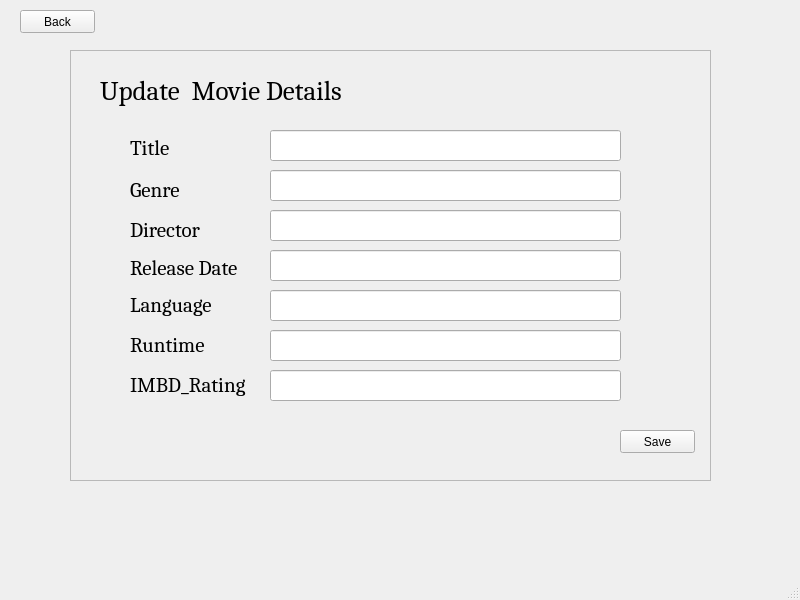
<?xml version="1.0" encoding="UTF-8"?>
<ui version="4.0">
 <class>MainWindow</class>
 <widget class="QMainWindow" name="MainWindow">
  <property name="geometry">
   <rect>
    <x>0</x>
    <y>0</y>
    <width>800</width>
    <height>600</height>
   </rect>
  </property>
  <property name="windowTitle">
   <string>MainWindow</string>
  </property>
  <widget class="QWidget" name="centralwidget">
   <widget class="QFrame" name="frame">
    <property name="geometry">
     <rect>
      <x>70</x>
      <y>50</y>
      <width>641</width>
      <height>431</height>
     </rect>
    </property>
    <property name="frameShape">
     <enum>QFrame::StyledPanel</enum>
    </property>
    <property name="frameShadow">
     <enum>QFrame::Raised</enum>
    </property>
    <widget class="QLabel" name="label">
     <property name="geometry">
      <rect>
       <x>30</x>
       <y>20</y>
       <width>281</width>
       <height>41</height>
      </rect>
     </property>
     <property name="font">
      <font>
       <family>Cambria</family>
       <pointsize>20</pointsize>
      </font>
     </property>
     <property name="text">
      <string>Update  Movie Details</string>
     </property>
    </widget>
    <widget class="QLineEdit" name="title">
     <property name="geometry">
      <rect>
       <x>200</x>
       <y>80</y>
       <width>351</width>
       <height>31</height>
      </rect>
     </property>
    </widget>
    <widget class="QLineEdit" name="genre">
     <property name="geometry">
      <rect>
       <x>200</x>
       <y>120</y>
       <width>351</width>
       <height>31</height>
      </rect>
     </property>
    </widget>
    <widget class="QLineEdit" name="director">
     <property name="geometry">
      <rect>
       <x>200</x>
       <y>160</y>
       <width>351</width>
       <height>31</height>
      </rect>
     </property>
    </widget>
    <widget class="QLineEdit" name="releasedate">
     <property name="geometry">
      <rect>
       <x>200</x>
       <y>200</y>
       <width>351</width>
       <height>31</height>
      </rect>
     </property>
    </widget>
    <widget class="QLineEdit" name="rating">
     <property name="geometry">
      <rect>
       <x>200</x>
       <y>320</y>
       <width>351</width>
       <height>31</height>
      </rect>
     </property>
    </widget>
    <widget class="QLineEdit" name="runtime">
     <property name="geometry">
      <rect>
       <x>200</x>
       <y>280</y>
       <width>351</width>
       <height>31</height>
      </rect>
     </property>
    </widget>
    <widget class="QLineEdit" name="language">
     <property name="geometry">
      <rect>
       <x>200</x>
       <y>240</y>
       <width>351</width>
       <height>31</height>
      </rect>
     </property>
    </widget>
    <widget class="QLabel" name="label_2">
     <property name="geometry">
      <rect>
       <x>60</x>
       <y>90</y>
       <width>51</width>
       <height>16</height>
      </rect>
     </property>
     <property name="font">
      <font>
       <family>Cambria</family>
       <pointsize>16</pointsize>
      </font>
     </property>
     <property name="text">
      <string>Title</string>
     </property>
    </widget>
    <widget class="QLabel" name="label_3">
     <property name="geometry">
      <rect>
       <x>60</x>
       <y>130</y>
       <width>61</width>
       <height>21</height>
      </rect>
     </property>
     <property name="font">
      <font>
       <family>Cambria</family>
       <pointsize>16</pointsize>
      </font>
     </property>
     <property name="text">
      <string>Genre</string>
     </property>
    </widget>
    <widget class="QLabel" name="label_7">
     <property name="geometry">
      <rect>
       <x>60</x>
       <y>170</y>
       <width>101</width>
       <height>21</height>
      </rect>
     </property>
     <property name="font">
      <font>
       <family>Cambria</family>
       <pointsize>16</pointsize>
       <weight>50</weight>
       <bold>false</bold>
      </font>
     </property>
     <property name="text">
      <string>Director</string>
     </property>
    </widget>
    <widget class="QLabel" name="label_8">
     <property name="geometry">
      <rect>
       <x>60</x>
       <y>210</y>
       <width>121</width>
       <height>16</height>
      </rect>
     </property>
     <property name="font">
      <font>
       <family>Cambria</family>
       <pointsize>16</pointsize>
      </font>
     </property>
     <property name="text">
      <string>Release Date</string>
     </property>
    </widget>
    <widget class="QLabel" name="label_9">
     <property name="geometry">
      <rect>
       <x>60</x>
       <y>240</y>
       <width>91</width>
       <height>31</height>
      </rect>
     </property>
     <property name="font">
      <font>
       <family>Cambria</family>
       <pointsize>16</pointsize>
      </font>
     </property>
     <property name="text">
      <string>Language</string>
     </property>
    </widget>
    <widget class="QLabel" name="label_10">
     <property name="geometry">
      <rect>
       <x>60</x>
       <y>280</y>
       <width>81</width>
       <height>31</height>
      </rect>
     </property>
     <property name="font">
      <font>
       <family>Cambria</family>
       <pointsize>16</pointsize>
      </font>
     </property>
     <property name="text">
      <string>Runtime</string>
     </property>
    </widget>
    <widget class="QLabel" name="label_11">
     <property name="geometry">
      <rect>
       <x>60</x>
       <y>320</y>
       <width>121</width>
       <height>31</height>
      </rect>
     </property>
     <property name="font">
      <font>
       <family>Cambria</family>
       <pointsize>16</pointsize>
      </font>
     </property>
     <property name="text">
      <string>IMBD_Rating</string>
     </property>
    </widget>
    <widget class="QPushButton" name="saveButton">
     <property name="geometry">
      <rect>
       <x>550</x>
       <y>380</y>
       <width>75</width>
       <height>23</height>
      </rect>
     </property>
     <property name="text">
      <string>Save</string>
     </property>
    </widget>
   </widget>
   <widget class="QPushButton" name="backButton">
    <property name="geometry">
     <rect>
      <x>20</x>
      <y>10</y>
      <width>75</width>
      <height>23</height>
     </rect>
    </property>
    <property name="text">
     <string>Back</string>
    </property>
   </widget>
  </widget>
  <widget class="QMenuBar" name="menubar">
   <property name="geometry">
    <rect>
     <x>0</x>
     <y>0</y>
     <width>800</width>
     <height>21</height>
    </rect>
   </property>
  </widget>
  <widget class="QStatusBar" name="statusbar"/>
 </widget>
 <resources/>
 <connections/>
</ui>
